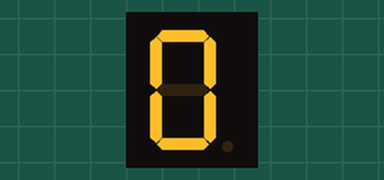
A sketch run on a simulated Arduino Uno, built with avr-gcc and run on an emulated ATmega328P. On the bench: 1-digit seven-segment display. Wiring (inferred from the names in the program): 1-digit 7-segment display, segments lit when HIGH: segments pin 2, pin 3, pin 4, pin 5, pin 6, pin 7, pin 8. The segment pins are drawn as the display they are named for.

Above: at 0.1 s.
At 1.1 s:
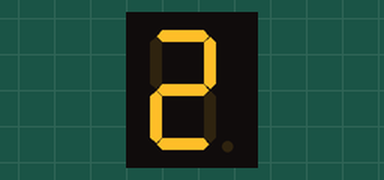
At 2.1 s:
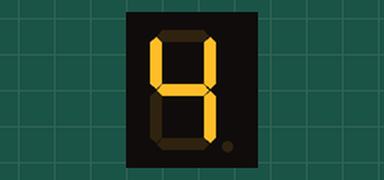
At 3.1 s:
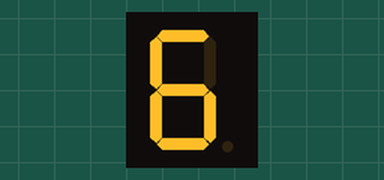
At 4.1 s:
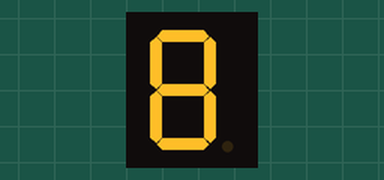

Measured:
- by itself, everything shown: repeats every 5.0 s, in 5 steps
- what the display in image 1 shows lasts 1.0 s, from 1.0 s to 2.0 s

The sketch:

Contador_Pares.ino
```cpp
//Declaramos los pines de salida,
//en el el proyecto asi lo tenemos cableado
int a = 2;
int b = 3;
int c = 4;
int d = 5;
int e = 6;
int f = 7;
int g = 8;//Hacemos que todas nuestras variables sean salidas
int tiempo = 1000;
int numero;

void setup(){
pinMode(a, OUTPUT);
pinMode(b, OUTPUT);
pinMode(c, OUTPUT);
pinMode(d, OUTPUT);
pinMode(e, OUTPUT);
pinMode(f, OUTPUT);
pinMode(g, OUTPUT);
}

void loop(){
  numero = 0;
  while(numero<10){
    if (numero%2==0){
      dibujamelo(numero);
      delay(tiempo);
    }
    numero = numero + 1;
  }
}

void dibujamelo(int num){
  switch(num){
    case 0:
    //Cero
    digitalWrite(a,HIGH);
    digitalWrite(b,HIGH);
    digitalWrite(c,HIGH);
    digitalWrite(d,HIGH);
    digitalWrite(e,HIGH);
    digitalWrite(f,HIGH);
    digitalWrite(g,LOW);
    break;
    case 2:
    //Dos
    digitalWrite(a,HIGH);
    digitalWrite(b,HIGH);
    digitalWrite(c,LOW);
    digitalWrite(d,HIGH);
    digitalWrite(e,HIGH);
    digitalWrite(f,LOW);
    digitalWrite(g,HIGH);
    break;
    case 4:
    //Cuatro
    digitalWrite(a,LOW);
    digitalWrite(b,HIGH);
    digitalWrite(c,HIGH);
    digitalWrite(d,LOW);
    digitalWrite(e,LOW);
    digitalWrite(f,HIGH);
    digitalWrite(g,HIGH);
    break;
    case 6:
    //Seis
    digitalWrite(a,HIGH);
    digitalWrite(b,LOW);
    digitalWrite(c,HIGH);
    digitalWrite(d,HIGH);
    digitalWrite(e,HIGH);
    digitalWrite(f,HIGH);
    digitalWrite(g,HIGH);
    break;
    case 8:
    //Ocho
    digitalWrite(a,HIGH);
    digitalWrite(b,HIGH);
    digitalWrite(c,HIGH);
    digitalWrite(d,HIGH);
    digitalWrite(e,HIGH);
    digitalWrite(f,HIGH);
    digitalWrite(g,HIGH);
    break;
  }
}
```
